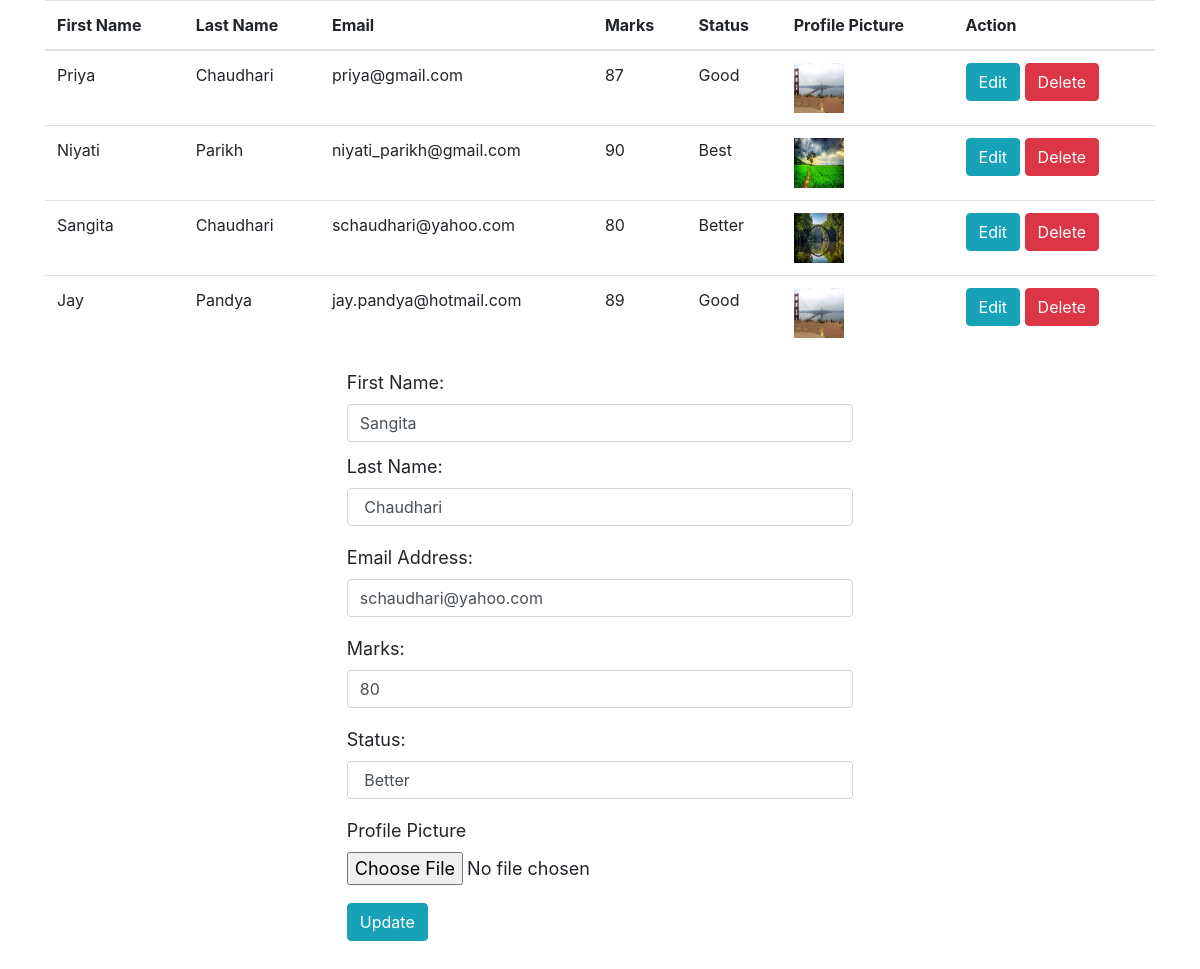
The app's page /index.php?update=1&id=3 with its own data.
### tables this page shows
CREATE TABLE IF NOT EXISTS `data` (
  `id` int(11) NOT NULL AUTO_INCREMENT,
  `First_Name` varchar(100) NOT NULL,
  `Last_Name` varchar(100) NOT NULL,
  `Email` varchar(100) NOT NULL,
  `Marks` int(11) NOT NULL,
  `Status` varchar(100) NOT NULL,
  `Profile_Picture` varchar(100) NOT NULL,
  PRIMARY KEY (`id`)
);

### db.php (called while the page is built, shortened)
<?php
class db
{
    public function __construct(){
        $this->con = mysqli_connect("localhost","root","","mydb");
    }
}
?>

### crud.php (called while the page is built, shortened)
<?php
include "db.php";
class crud extends db{
    public function fetch($table){
        $sql = "SELECT * FROM ".$table;
        $array = array();
        $query = mysqli_query($this->con,$sql);
        while($row = mysqli_fetch_assoc($query)){
            $array[] = $row;
        }
        return $array;
    }
    public function select($table,$where){
        $sql ="";
        $condition = "";
        foreach($where as $key => $value){
            $condition .= $key . "='". $value . "' AND ";
        }
        $condition = substr($condition,0,-5);
        $sql .= "SELECT * FROM ".$table." WHERE ".$condition;
        $query = mysqli_query($this->con,$sql);
        $row = mysqli_fetch_array($query);
        return $row;
    }
}
$crud = new crud();
?>

### index.php (the view, shortened to what this page needs)
<?php
include "crud.php";
?>
<!DOCTYPE html>
<html>
<head>
    <link rel="stylesheet" href="https://stackpath.bootstrapcdn.com/bootstrap/4.3.1/css/bootstrap.min.css">
</head>
<body>
<div class="container justify-content-center">
    <table class="table">
        <thead>
            <tr>
                <th scope="col">First Name</th>
                <th scope="col">Last Name </th>
                <th scope="col">Email </th>
                <th scope="col">Marks </th>
                <th scope="col">Status </th>
                <th scope="col">Profile Picture </th>
                <th scope="col" colspan="2"> Action </th>
            </tr>
            <?php
                $rows = $crud->fetch("data");
                foreach($rows as $row){
                    ?>
                <tr>
                    <td><?php echo $row["First_Name"]; ?></td>
                    <td><?php echo $row["Last_Name"]; ?> </td>
                    <td> <?php echo $row["Email"]; ?> </td>
                    <td><?php echo $row["Marks"]; ?></td>
                    <td> <?php echo $row["Status"]; ?> </td>
                    <td><img src=' <?php echo $row["Profile_Picture"]; ?>' height="50px" width="50px"> </td>
                    <td>
                    <a href="index.php?update=1&id=<?php echo $row["id"] ?>"
                        class = "btn btn-info"> Edit </a>
                    <a href="crud.php?delete=1&id=<?php echo $row["id"] ?>"
                        class = "btn btn-danger"> Delete </a>
                </td>
            </tr>
                    <?php
                }
            ?>
        </thead>
    </table>
</div>
<?php
    if(isset($_GET["update"])){
        $id = $_GET["id"] ?? null;
        $where = array("id"=>$id);
        $row = $crud->select("data",$where);
        ?>
<div class="row justify-content-center" style="white-space:nowrap">
<form action="crud.php" method="post" style="font-size:18px" class="form-group">
    <table>
        <tr><td> <input type="hidden" name="id" value="<?php echo $id; ?>">
        </td></tr>
        <tr><td class="from-group row" style="padding-bottom:10px">
            <label>First Name: </label>
            <input type="text" name="first_name" class="form-control"
                    value="<?php echo $row["First_Name"];  ?>" placeholder="Enter First Name">
        </td></tr>
        <tr><td class="form-group row">
            <label>Last Name:</label>
            <input type="text" class="form-control" name="last_name" class="form-control"
                    value="<?php echo $row["Last_Name"]; ?>" placeholder= "Enter Last Name">
        </td> </tr>
        <tr><td class="form-group row">
            <label> Email Address: </label>
            <input type="email" class="form-control" name="email"
                   value="<?php echo $row["Email"]; ?>" placeholder="name@example.com">
        </td></tr>
        <tr><td class="form-group row">
            <label> Marks: </label>
            <input type="text" class="form-control" name="marks"
                   value="<?php echo $row["Marks"]; ?>" placeholder="Enter Marks">
        </td></tr>
        <tr><td class="form-group row">
            <label> Status: </label>
            <input type="text" class="form-control" name="status"
                    value="<?php echo $row["Status"]; ?>" placeholder="Enter Status">
        </td></tr>
        <tr><td class="form-group row">
            <label>Profile Picture</label>
            <input type="file" width="50p" height="50px" class="form-control-file" value="<?php echo $row["Profile_Picture"]; ?>" name="profile_picture">
        </td></tr>
        <tr><td class= "form-group row">
            <button type="submit" class="btn btn-info" name= "edit"> Update </button>
        </tr>
    </table>
<?php
    }
?>
</div>
</body>
</html>

### records on screen
data: First_Name "Priya", Last_Name "Chaudhari", Email "priya@gmail.com", Marks "87", Status "Good", Profile_Picture (picture)
data: First_Name "Niyati", Last_Name "Parikh", Email "niyati_parikh@gmail.com", Marks "90", Status "Best", shows a picture
data: First_Name "Sangita", Last_Name "Chaudhari", Email "schaudhari@yahoo.com", Marks "80", Status "Better", shows a picture, first_name "Sangita", last_name "Chaudhari", email "schaudhari@yahoo.com", marks "80", status "Better"
data: First_Name "Jay", Last_Name "Pandya", Email "jay.pandya@hotmail.com", Marks "89", Status "Good"
